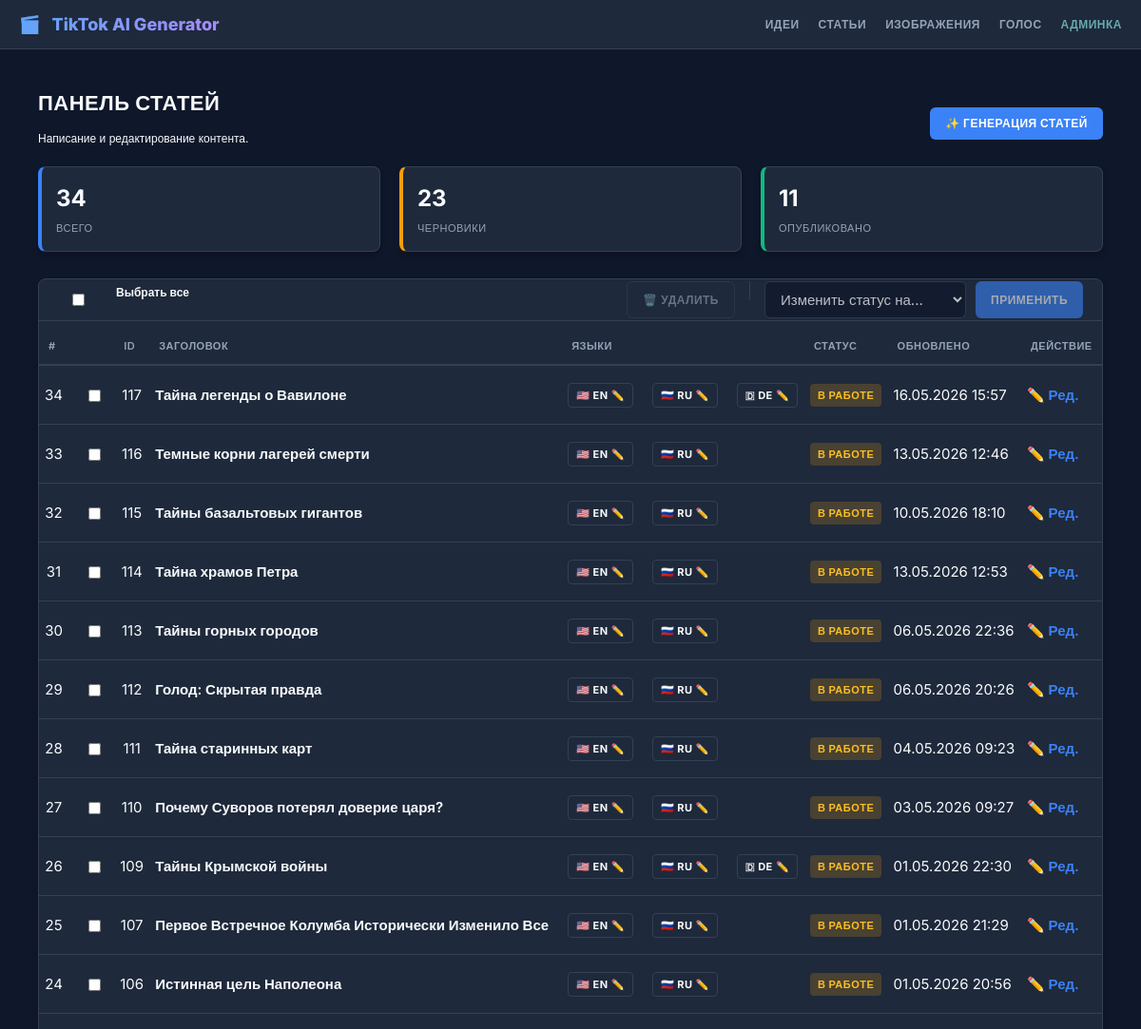
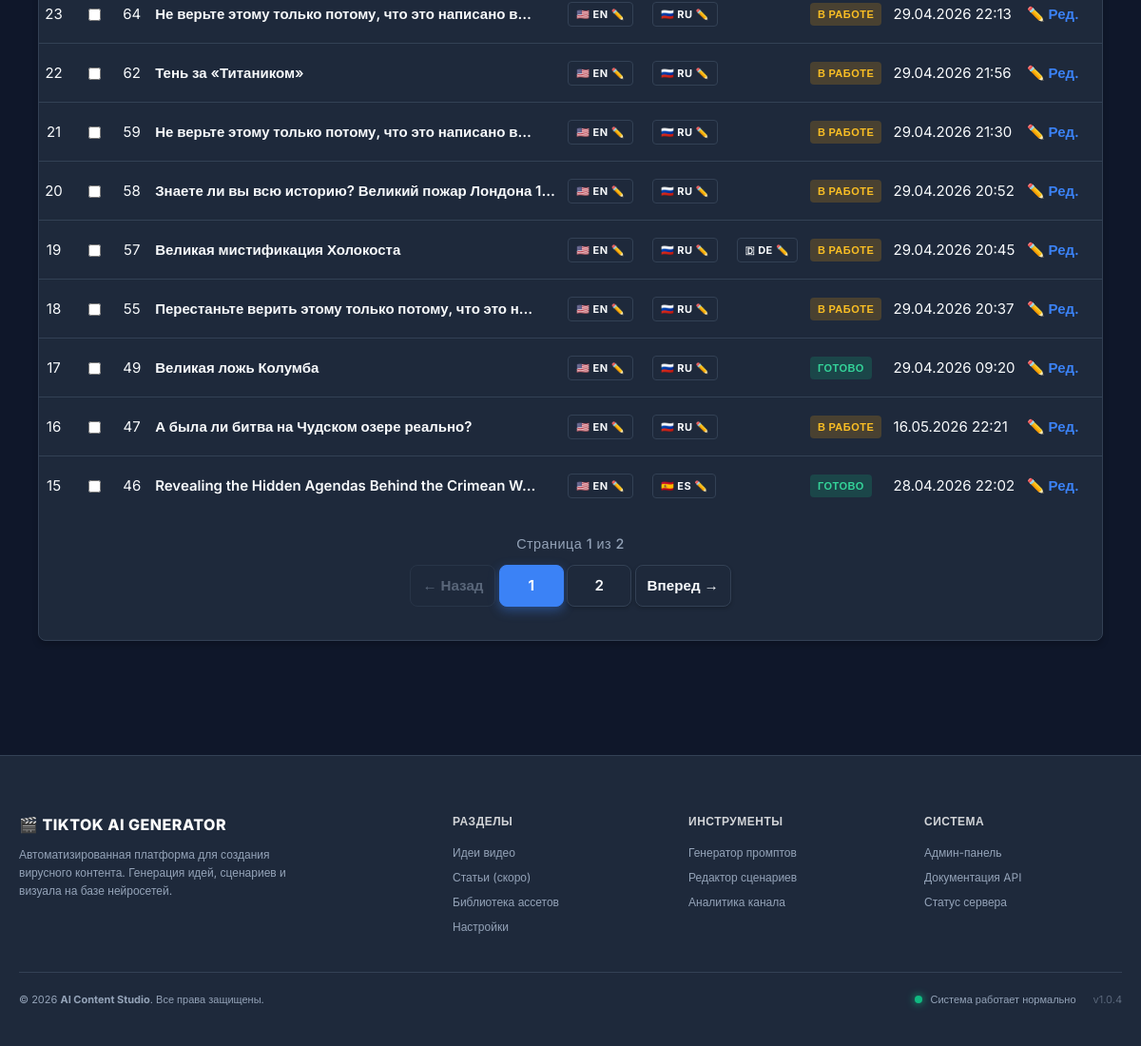
The app's page /article/ with its own data (2 pictures, top to bottom).
### article/models.py (models this page shows, shortened)
class ArticleCluster(models.Model):
    source_idea = models.ForeignKey('topics.VideoProject', on_delete=models.SET_NULL,
                                    null=True, blank=True, related_name='article_clusters')
    created_at = models.DateTimeField(auto_now_add=True)
    updated_at = models.DateTimeField(auto_now=True)
    is_complete = models.BooleanField(default=False)
    class Meta:
        verbose_name = "Статья (Кластер)"
        verbose_name_plural = "Управление статьями (Кластеры)"
        ordering = ['-created_at']

class ArticleTranslation(models.Model):
    cluster = models.ForeignKey(
        ArticleCluster, on_delete=models.CASCADE, related_name='translations')
    language = models.ForeignKey(
        Language, on_delete=models.PROTECT, related_name='article_translations')
    title = models.CharField("Заголовок", max_length=255)
    description = models.TextField("Описание (SEO)", blank=True)
    content = models.TextField("Текст статьи")
    hashtags = models.CharField("Хештеги", max_length=255, blank=True)
    status = models.CharField("Статус", max_length=20, default='draft', choices=[
        ('draft', 'Черновик'),
        ('review', 'На проверке'),
        ('published', 'Опубликовано'),
        ('rejected', 'Отклонено'),
    ])
    created_at = models.DateTimeField(auto_now_add=True)
    updated_at = models.DateTimeField(auto_now=True)
    class Meta:
        verbose_name = "Перевод статьи"
        verbose_name_plural = "Переводы статей"
        unique_together = ('cluster', 'language')
        ordering = ['language__order']

class Language(models.Model):
    code = models.CharField("Код", max_length=5,
                            unique=True, help_text="en, ru, de...")
    name = models.CharField("Название", max_length=50)
    flag_emoji = models.CharField("Флаг", max_length=5, blank=True)
    is_active = models.BooleanField("Активен", default=True)
    order = models.PositiveIntegerField("Порядок", default=0)
    class Meta:
        ordering = ['order', 'name']
        verbose_name = "Язык"
        verbose_name_plural = "Языки"

### article/views.py (the view, shortened to what this page needs)
# urls.py: path('', views.article_dashboard, name='dashboard'),
def article_dashboard(request):
    clusters_qs = ArticleCluster.objects.all().order_by('-created_at')
    page_number = request.GET.get('page', 1)
    per_page = 20
    paginator = Paginator(clusters_qs, per_page)
    try:
        articles_page = paginator.page(page_number)
    except PageNotAnInteger:
        articles_page = paginator.page(1)
    except EmptyPage:
        articles_page = paginator.page(paginator.num_pages)
    total_count = clusters_qs.count()
    start_num = total_count - ((articles_page.number - 1) * per_page)
    count_on_page = len(articles_page.object_list)
    end_num = start_num - count_on_page + 1
    if total_count == 0:
        start_num = 0
        end_num = 0
    row_numbers = range(start_num, end_num - 1, -1)
    prepared_clusters = []
    for cluster in articles_page.object_list:
        try:
            translations = list(cluster.translations.all())
            main_trans = None
            for t in translations:
                if t.language.code == 'ru':
                    main_trans = t
                    break
            if not main_trans and translations:
                main_trans = translations[0]
            prepared_clusters.append({
                'instance': cluster,
                'translations': translations,
                'main_trans': main_trans,
            })
        except Exception as e:
            print(f"Ошибка кластера #{cluster.id}: {e}")
    articles_with_numbers = zip(prepared_clusters, row_numbers)
    stats = {
        'total': total_count,
        'draft': clusters_qs.filter(is_complete=False).count(),
        'published': clusters_qs.filter(is_complete=True).count(),
    }
    context = {
        'stats': stats,
        'articles_with_numbers': articles_with_numbers,
        'page_obj': articles_page,
        'total_count': total_count,
        'start_num': start_num,
        'end_num': end_num,
    }
    return render(request, 'article/dashboard.html', context)

### templates/article/dashboard.html (shortened to what this page needs)
{% extends 'base.html' %}
{% block content %}
<div class="flex flex-between mb-2">
    <div>
        <h1>Панель статей</h1>
        <p class="text-muted">Написание и редактирование контента.</p>
    </div>
    <a href="{% url 'article:generate_page' %}" class="btn btn-primary">✨ Генерация статей</a>
</div>
<div class="flex mb-2">
    <div class="card stat-card blue">
        <span class="stat-value">{{ stats.total }}</span>
        <span class="stat-label">Всего</span>
    </div>
    <div class="card stat-card orange">
        <span class="stat-value">{{ stats.draft }}</span>
        <span class="stat-label">Черновики</span>
    </div>
    <div class="card stat-card green">
        <span class="stat-value">{{ stats.published }}</span>
        <span class="stat-label">Опубликовано</span>
    </div>
</div>
<form method="post" id="bulk-action-form">
    <div class="card" style="padding: 0;">
        <div class="flex flex-between mb-2 pt-2" style="padding: 0 20px; border-bottom: 1px solid var(--border-color); margin-bottom: 0;">
            <div class="flex items-center">
                <input type="checkbox" id="select-all" class="form-control checkbox-fix">
                <label for="select-all" class="text-bold ml-1">Выбрать все</label>
            </div>
            <div class="flex items-center gap-2">
                <button type="submit" name="action" value="delete_selected" id="btn-delete" class="btn btn-outline" disabled onclick="return confirm('Вы уверены? Это действие нельзя отменить.');">
                    🗑️ Удалить
                </button>
                <select name="new_status" id="status-select" class="form-control" style="width: auto; min-width: 150px;" disabled>
                    <option value="" selected disabled>Изменить статус на...</option>
                </select>
                <button type="submit" name="action" value="change_status" id="btn-status" class="btn btn-primary" disabled>
                    Применить
                </button>
            </div>
        </div>
        <table class="table">
            <thead>
                <tr>
                    <th>#</th>
                    <th></th>
                    <th>ID</th>
                    <th>Заголовок</th>
                    <th>Языки</th>
                    <th>Статус</th>
                    <th>Обновлено</th>
                    <th>Действие</th>
                </tr>
            </thead>
            <tbody>
                {% if articles_with_numbers %}
                    {% for article, row_num in articles_with_numbers %}
                        <tr class="idea-row">
                            <td class="text-center">{{ row_num }}</td>
                            {% if article %}
                            <td class="text-center">
                                <input type="checkbox" name="selected_articles" value="{{ article.instance.id }}" class="idea-checkbox form-control checkbox-fix">
                            </td>
                            {% else %}
                            <td class="text-center">
                                <input type="checkbox" name="selected_articles" value="{{ article.instance.id  }}" checked class="idea-checkbox form-control checkbox-fix">
                            </td>
                            {% endif %}
                            <td class="text-center text-small">{{ article.instance.id }}</td>
                            <td class="text-bold">
                                {% if article %}
                                    {{ article.main_trans.title|truncatechars:50 }}
                                {% else %}
                                    <span class="text-danger">⚠️ Нет данных</span>
                                {% endif %}
                            </td>
                            <td class="languages-block">
                               {% if article.translations %}
                                    <div class="flex gap-1" style="flex-wrap: wrap;">
                                        {% for trans in article.translations %}
                                            <span class="badge bg-light text-dark border" title="{{ trans.language.name }} ({{ trans.get_status_display }})">
                                                {% if trans.language.code == 'ru' %}🇷🇺
                                                {% elif trans.language.code == 'en' %}🇺🇸
                                                {% elif trans.language.code == 'de' %}🇩
                                                {% elif trans.language.code == 'fr' %}🇫
                                                {% elif trans.language.code == 'es' %}🇪🇸
                                                {% else %}🌐{% endif %}
                                                {{ trans.language.code|upper }}
                                                {% if trans.status == 'published' %}✅{% elif trans.status == 'draft' %}✏️{% endif %}
                                            </span>
                                        {% endfor %}
                                    </div>
                                {% else %}
                                    <span class="badge text-white">❌ Пусто, Нет ни одного перевода</span>
                                {% endif %}
                            </td>
                            <td>
                                {% if article.instance.is_complete %}
                                    <span class="badge badge-done">Готово</span>
                                {% elif article.main_trans %}
                                    <span class="badge badge-work">В работе</span>
                                {% else %}
                                    <span class="badge bg-danger">Нет данных</span>
                                {% endif %}
                            </td>
                            <td class="text-muted">{{ article.instance.updated_at|date:"d.m.Y H:i" }}</td>
                            <td>
                                {% if article.instance %}
                                    <a href="{% url 'article:article_editor' article.instance.id %}" class="text-bold link-blue">✏️ Ред.</a>
                                {% else %}
                                    <span class="text-muted small">Недоступно</span>
                                {% endif %}
                            </td>
                        </tr>
                        {% endfor %}
                    {% else %}
                        <tr><td colspan="8" class="text-muted text-center">Список статей пуст</td></tr>
                    {% endif %}
            </tbody>
        </table>
        {% include 'topics/includes/pagination.html' %}
    </div>
</form>
{% endblock %}

### static/css/style.css (style rules this page uses)
label { display: block; margin-bottom: 5px; font-weight: 500; }
input[type="radio"], input[type="checkbox"] { width: auto; height: auto; margin-right: 8px; vertical-align: middle; }
input[type="text"], input[type="number"], input[type="email"], textarea, select { width: 100%; box-sizing: border-box; }
:root { --bg-dark: #0f172a; --bg-card: #1e293b; --text-main: #f8fafc; --text-muted: #94a3b8; --accent-blue: #3b82f6; --accent-green: #10b981; --accent-orange: #f59e0b; --accent-red: #f52a0b; --border-color: #334155; --progress-status: #67aaaf; }
body { font-family: 'Inter', sans-serif; background-color: var(--bg-dark); color: var(--text-main); margin: 0; padding: 0; line-height: 1.5; font-size: 12px; }
a { text-decoration: none; transition: color 0.2s; }
.card { background-color: var(--bg-card); border: 1px solid var(--border-color); border-radius: 8px; padding: 20px; margin-bottom: 20px; box-shadow: 0 4px 6px rgba(0, 0, 0, 0.2); }
h1 { font-size: 22px; font-weight: 700; margin: 0 0 8px 0; text-transform: uppercase; letter-spacing: 0.5px; }
.text-small { font-size: 11px; }
.text-bold { font-weight: 700; }
.form-control { width: 100%; padding: 8px 12px; background: #0f172a; border: 1px solid var(--border-color); color: #fff; border-radius: 6px; font-size: 15px; box-sizing: border-box; font-family: inherit; }
.btn { display: inline-block; padding: 8px 16px; border-radius: 6px; font-weight: 700; font-size: 12px; text-transform: uppercase; cursor: pointer; border: none; text-align: center; letter-spacing: 0.5px; width: fit-content; }
.btn-primary { background-color: var(--accent-blue); color: #fff; }
.btn-outline { background: transparent; border: 1px solid var(--border-color); color: var(--text-muted); }
.table { width: 100%; border-collapse: collapse; }
.table th { text-align: left; padding: 10px; color: var(--text-muted); font-weight: 600; border-bottom: 2px solid var(--border-color); text-transform: uppercase; font-size: 11px; letter-spacing: 0.5px; }
.table td { padding: 10px 6px 8px; border-bottom: 1px solid var(--border-color); color: var(--text-main); font-size: 15px; }
.table tr:last-child td { border-bottom: none; }
.badge { padding: 4px 8px; border-radius: 4px; font-weight: 700; font-size: 11px; text-transform: uppercase; display: inline-block; letter-spacing: 0.5px; }
.badge-done { background: rgba(16, 185, 129, 0.2); color: #34d399; }
.badge-work { background: rgba(245, 158, 11, 0.2); color: #fbbf24; }
.flex { display: flex; gap: 20px; }
.flex-between { justify-content: space-between; align-items: center; }
.mb-2 { margin-bottom: 16px; }
.pt-2 { padding-top: 16px; }
.stat-card { flex: 1; padding: 15px; border-left-width: 4px; border-left-style: solid; }
.stat-card.blue { border-left-color: var(--accent-blue); }
.stat-card.orange { border-left-color: var(--accent-orange); }
.stat-card.green { border-left-color: var(--accent-green); }
.stat-value { font-size: 24px; font-weight: 700; display: block; margin-bottom: 4px; }
.stat-label { color: var(--text-muted); text-transform: uppercase; font-size: 11px; letter-spacing: 0.5px; }
.btn:disabled { opacity: 0.6; cursor: not-allowed; transform: none !important; }
.text-center { text-align: center; }
.link-blue { color: var(--accent-blue); }
.text-small { font-size: 10px; }
.ml-1 { margin: 5px; }
.checkbox-fix { width: auto !important; height: 16px; margin: 15px; cursor: pointer; }
.mb-2 { margin-bottom: 0.5rem !important; }
.flex { display: flex; }
.gap-2 { gap: 10px; }
.text-small { font-size: 0.85rem; }
.text-bold { font-weight: 600; }
.mb-2 { margin-bottom: 10px; }
.border { border: 1px solid var(--border-color); }
.flex-between { justify-content: space-between; }

### static/css/videoeditor/video_dashboard_style.css (style rules this page uses)
body { overflow-x: hidden; }

### records on screen
ArticleCluster: row_num "34", instance.id "117", main_trans "Тайна легенды о Вавилоне", is_complete "В РАБОТЕ", instance.updated_at "16.05.2026 15:57"
ArticleCluster: row_num "33", instance.id "116", main_trans "Темные корни лагерей смерти", is_complete "В РАБОТЕ", instance.updated_at "13.05.2026 12:46"
ArticleCluster: row_num "32", instance.id "115", main_trans "Тайны базальтовых гигантов", is_complete "В РАБОТЕ", instance.updated_at "10.05.2026 18:10"
ArticleCluster: row_num "31", instance.id "114", main_trans "Тайна храмов Петра", is_complete "В РАБОТЕ", instance.updated_at "13.05.2026 12:53"
ArticleCluster: row_num "30", instance.id "113", main_trans "Тайны горных городов", is_complete "В РАБОТЕ", instance.updated_at "06.05.2026 22:36"
ArticleCluster: row_num "29", instance.id "112", main_trans "Голод: Скрытая правда", is_complete "В РАБОТЕ", instance.updated_at "06.05.2026 20:26"
ArticleCluster: row_num "28", instance.id "111", main_trans "Тайна старинных карт", is_complete "В РАБОТЕ", instance.updated_at "04.05.2026 09:23"
ArticleCluster: row_num "27", instance.id "110", main_trans "Почему Суворов потерял доверие царя?", is_complete "В РАБОТЕ", instance.updated_at "03.05.2026 09:27"
ArticleCluster: row_num "26", instance.id "109", main_trans "Тайны Крымской войны", is_complete "В РАБОТЕ", instance.updated_at "01.05.2026 22:30"
ArticleCluster: row_num "25", instance.id "107", main_trans "Первое Встречное Колумба Исторически Изменило Все", is_complete "В РАБОТЕ", instance.updated_at "01.05.2026 21:29"
ArticleCluster: row_num "24", instance.id "106", main_trans "Истинная цель Наполеона", is_complete "В РАБОТЕ", instance.updated_at "01.05.2026 20:56"
ArticleCluster: row_num "23", instance.id "64", main_trans "Не верьте этому только потому, что это написано в…", is_complete "В РАБОТЕ", instance.updated_at "29.04.2026 22:13"
ArticleCluster: row_num "22", instance.id "62", main_trans "Тень за «Титаником»", is_complete "В РАБОТЕ", instance.updated_at "29.04.2026 21:56"
ArticleCluster: row_num "21", instance.id "59", main_trans "Не верьте этому только потому, что это написано в…", is_complete "В РАБОТЕ", instance.updated_at "29.04.2026 21:30"
ArticleCluster: row_num "20", instance.id "58", main_trans "Знаете ли вы всю историю? Великий пожар Лондона 1…", is_complete "В РАБОТЕ", instance.updated_at "29.04.2026 20:52"
ArticleCluster: row_num "19", instance.id "57", main_trans "Великая мистификация Холокоста", is_complete "В РАБОТЕ", instance.updated_at "29.04.2026 20:45"
ArticleCluster: row_num "18", instance.id "55", main_trans "Перестаньте верить этому только потому, что это н…", is_complete "В РАБОТЕ", instance.updated_at "29.04.2026 20:37"
ArticleCluster: row_num "17", instance.id "49", main_trans "Великая ложь Колумба", is_complete "ГОТОВО", instance.updated_at "29.04.2026 09:20"
ArticleCluster: row_num "16", instance.id "47", main_trans "А была ли битва на Чудском озере реально?", is_complete "В РАБОТЕ", instance.updated_at "16.05.2026 22:21"
ArticleCluster: row_num "15", instance.id "46", main_trans "Revealing the Hidden Agendas Behind the Crimean W…", is_complete "ГОТОВО", instance.updated_at "28.04.2026 22:02"

### other values on screen
{{ stats.total }} "34"
{{ stats.draft }} "23"
{{ stats.published }} "11"
{{ page_obj.number }} "1"
{{ page_obj.paginator.num_pages }} "2"
{{ num }} "1"
{{ num }} "2"
